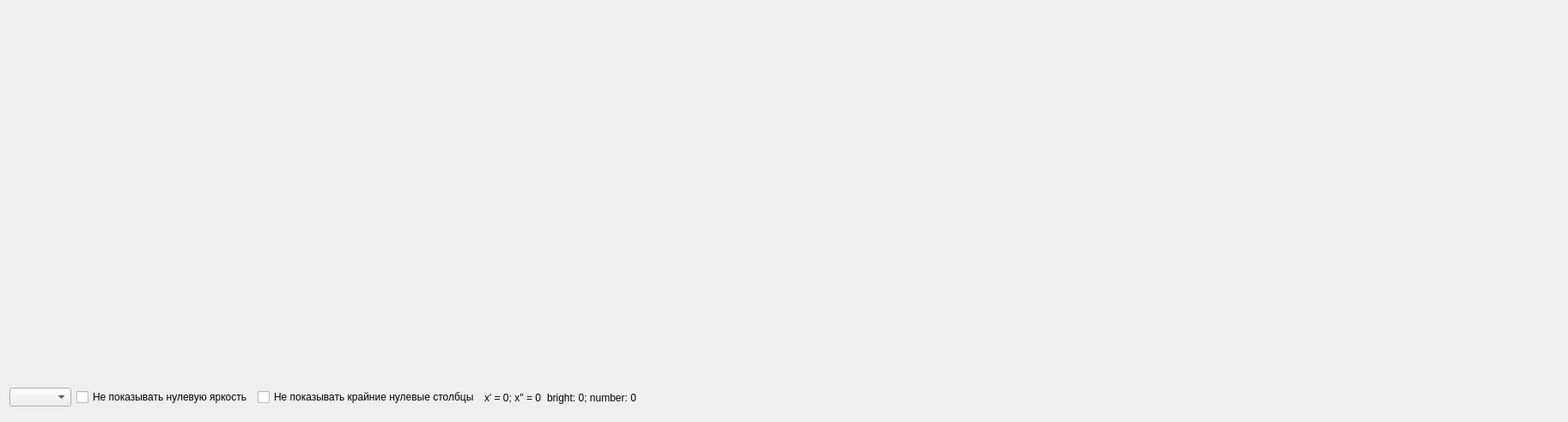
<?xml version="1.0" encoding="UTF-8"?>
<ui version="4.0">
 <class>Histogram</class>
 <widget class="QDialog" name="Histogram">
  <property name="geometry">
   <rect>
    <x>0</x>
    <y>0</y>
    <width>1826</width>
    <height>491</height>
   </rect>
  </property>
  <property name="windowTitle">
   <string>Dialog</string>
  </property>
  <layout class="QVBoxLayout" name="verticalLayout">
   <item>
    <widget class="QWidget" name="widget" native="true">
     <property name="minimumSize">
      <size>
       <width>1800</width>
       <height>0</height>
      </size>
     </property>
     <property name="maximumSize">
      <size>
       <width>1800</width>
       <height>16777215</height>
      </size>
     </property>
    </widget>
   </item>
   <item>
    <layout class="QHBoxLayout" name="horizontalLayout">
     <property name="sizeConstraint">
      <enum>QLayout::SetDefaultConstraint</enum>
     </property>
     <item>
      <widget class="QComboBox" name="comboBox"/>
     </item>
     <item>
      <widget class="QCheckBox" name="cbZeroItems">
       <property name="text">
        <string>Не показывать нулевую яркость</string>
       </property>
      </widget>
     </item>
     <item>
      <widget class="QCheckBox" name="cbBoundaryZeroItems">
       <property name="text">
        <string>Не показывать крайние нулевые столбцы</string>
       </property>
      </widget>
     </item>
     <item>
      <widget class="QLabel" name="x1_x2">
       <property name="text">
        <string>x' = 0; x'' = 0</string>
       </property>
       <property name="margin">
        <number>5</number>
       </property>
      </widget>
     </item>
     <item>
      <widget class="QLabel" name="label">
       <property name="maximumSize">
        <size>
         <width>16777215</width>
         <height>35</height>
        </size>
       </property>
       <property name="text">
        <string>bright: 0; number: 0</string>
       </property>
       <property name="margin">
        <number>5</number>
       </property>
      </widget>
     </item>
     <item>
      <spacer name="horizontalSpacer">
       <property name="orientation">
        <enum>Qt::Horizontal</enum>
       </property>
       <property name="sizeHint" stdset="0">
        <size>
         <width>40</width>
         <height>20</height>
        </size>
       </property>
      </spacer>
     </item>
    </layout>
   </item>
  </layout>
 </widget>
 <resources/>
 <connections/>
</ui>
